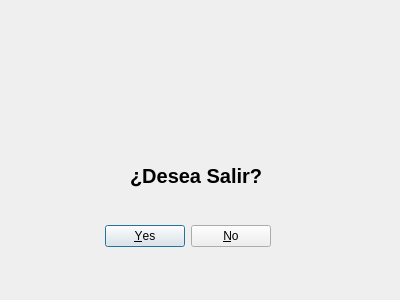
<?xml version="1.0" encoding="UTF-8"?>
<ui version="4.0">
 <class>windowaviso</class>
 <widget class="QDialog" name="windowaviso">
  <property name="windowModality">
   <enum>Qt::WindowModal</enum>
  </property>
  <property name="geometry">
   <rect>
    <x>0</x>
    <y>0</y>
    <width>400</width>
    <height>300</height>
   </rect>
  </property>
  <property name="windowTitle">
   <string>Aviso</string>
  </property>
  <property name="windowIcon">
   <iconset resource="img/warning.qrc">
    <normaloff>:/warning/warning.png</normaloff>:/warning/warning.png</iconset>
  </property>
  <widget class="QDialogButtonBox" name="buttonBox">
   <property name="geometry">
    <rect>
     <x>100</x>
     <y>220</y>
     <width>171</width>
     <height>32</height>
    </rect>
   </property>
   <property name="orientation">
    <enum>Qt::Horizontal</enum>
   </property>
   <property name="standardButtons">
    <set>QDialogButtonBox::No|QDialogButtonBox::Yes</set>
   </property>
  </widget>
  <widget class="QLabel" name="label">
   <property name="geometry">
    <rect>
     <x>130</x>
     <y>30</y>
     <width>128</width>
     <height>128</height>
    </rect>
   </property>
   <property name="text">
    <string/>
   </property>
   <property name="pixmap">
    <pixmap resource="img/warning.qrc">:/warning/warning.png</pixmap>
   </property>
   <property name="scaledContents">
    <bool>true</bool>
   </property>
  </widget>
  <widget class="QLabel" name="label_2">
   <property name="geometry">
    <rect>
     <x>130</x>
     <y>160</y>
     <width>141</width>
     <height>31</height>
    </rect>
   </property>
   <property name="font">
    <font>
     <pointsize>15</pointsize>
     <weight>75</weight>
     <bold>true</bold>
    </font>
   </property>
   <property name="text">
    <string>¿Desea Salir?</string>
   </property>
  </widget>
 </widget>
 <resources>
  <include location="img/warning.qrc"/>
 </resources>
 <connections>
  <connection>
   <sender>buttonBox</sender>
   <signal>accepted()</signal>
   <receiver>windowaviso</receiver>
   <slot>accept()</slot>
   <hints>
    <hint type="sourcelabel">
     <x>248</x>
     <y>254</y>
    </hint>
    <hint type="destinationlabel">
     <x>157</x>
     <y>274</y>
    </hint>
   </hints>
  </connection>
  <connection>
   <sender>buttonBox</sender>
   <signal>rejected()</signal>
   <receiver>windowaviso</receiver>
   <slot>reject()</slot>
   <hints>
    <hint type="sourcelabel">
     <x>316</x>
     <y>260</y>
    </hint>
    <hint type="destinationlabel">
     <x>286</x>
     <y>274</y>
    </hint>
   </hints>
  </connection>
 </connections>
</ui>
